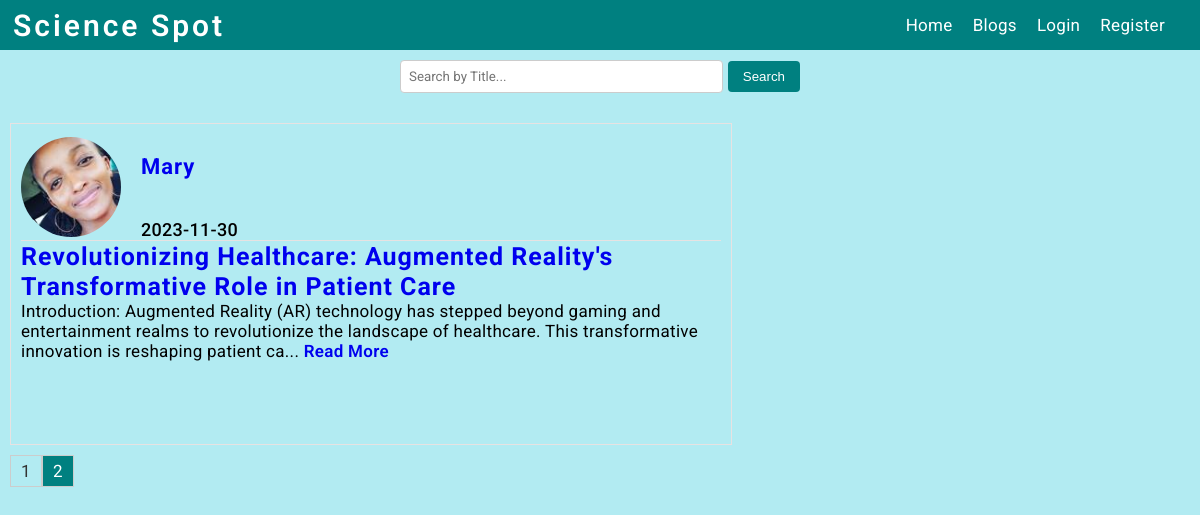
The page /blogs?page=2 on the database as committed earlier.
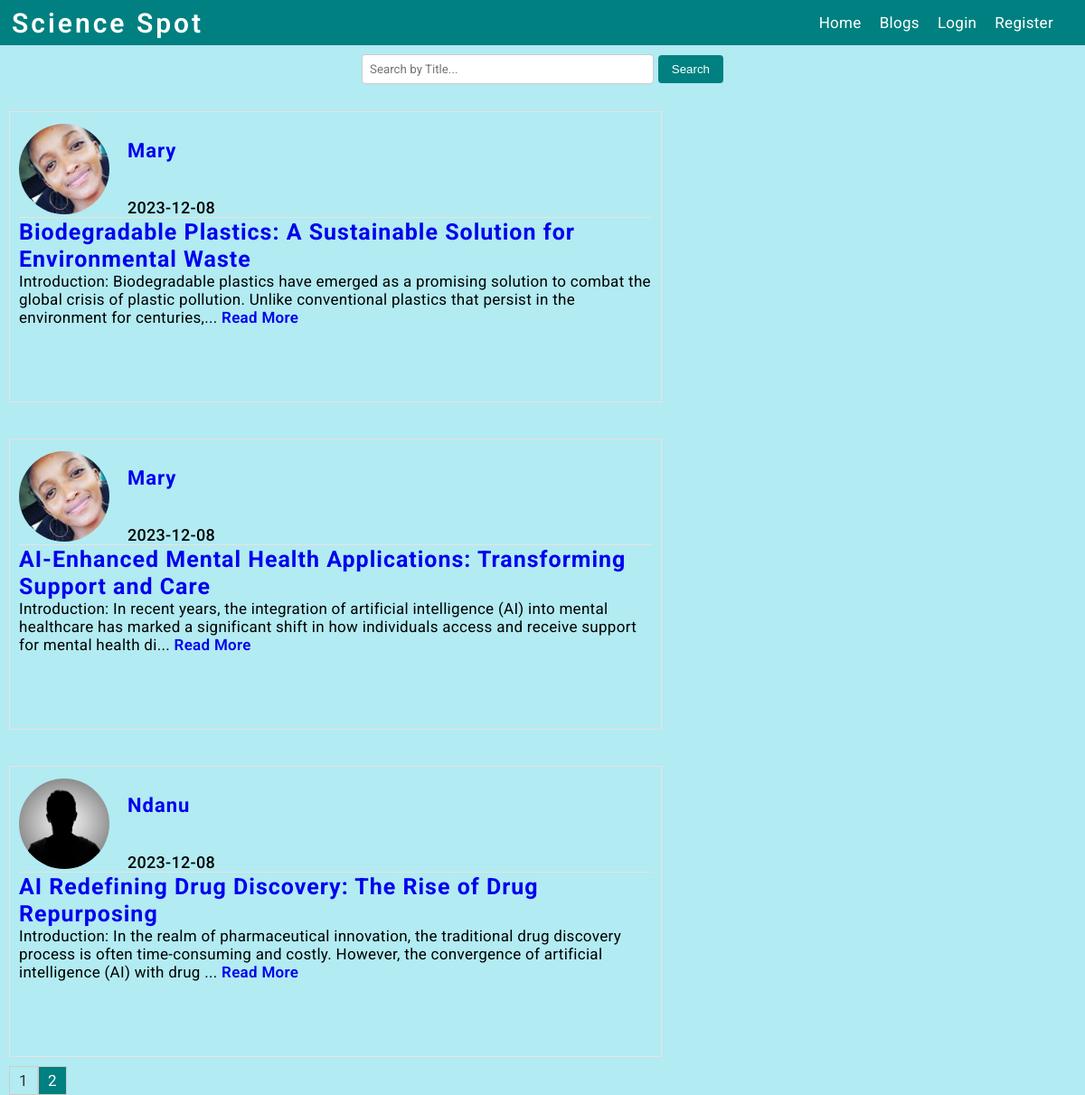
The same page on the database as committed later.
### flaskblog/models.py (models this page shows, shortened)
class Post(db.Model):
    id = db.Column(db.Integer, primary_key=True)
    title = db.Column(db.String(100), nullable=False)
    date_posted = db.Column(db.DateTime, nullable=False, default=datetime.utcnow)
    content = db.Column(db.Text, nullable=False)
    user_id = db.Column(db.Integer, db.ForeignKey('user.id'), nullable=False)
    """How ro represent our post model"""

class User(db.Model, UserMixin):
    id = db.Column(db.Integer, primary_key=True)
    username = db.Column(db.String(20), unique=True, nullable=False)
    email = db.Column(db.String(120), unique=True, nullable=False)
    image_file = db.Column(db.String(20), nullable=False, default='default.jpg')
    password = db.Column(db.String(60), nullable=False)
    posts = db.relationship('Post', backref='author', lazy=True)
    """How ro represent our user model"""

### flaskblog/routes.py (the view)
@app.route("/blogs")
def blogs():
    page = request.args.get('page', 1, type=int)
    posts = Post.query.order_by(Post.date_posted.desc()).paginate(page=page, per_page=4)
    return render_template('blogs.html', posts=posts)

### flaskblog/templates/blogs.html
{% extends 'layout.html' %} {% block content %}
<form class="search-form" action="{{ url_for('search_results') }}" method="GET">
  <input type="text" name="query" placeholder="Search by Title...">
  <button type="submit">Search</button>
</form>
<div class="homediv-container">
  {% for post in posts.items %}
    <div class="homediv">
      <div class="homedivdetails">
        <img class="accountimageclass" src="{{ url_for('static', filename='images/' + post.author.image_file) }}" />
        <div class="user-details">
          <a href="{{ url_for('user_posts', username=post.author.username) }}">{{ post.author.username }}</a>
          <p class="date">{{ post.date_posted.strftime('%Y-%m-%d') }}</p>
        </div>
      </div>
      <hr class="custom-hr">
      <div>
        <p><h2><a href="{{ url_for('post', post_id=post.id) }}" class="teal-title">{{ post.title }}</a></h2></p>
        <p>{{ post.content[:200] }}{% if post.content|length > 200 %}... <a href="{{ url_for('post', post_id=post.id) }}" style="font-weight: 600;">Read More</a>{% endif %}</p>
      </div>
    </div>
  {% endfor %}
</div>
<div class="pagination">
  {% for page_num in posts.iter_pages(left_edge=1, right_edge=1, left_current=1, right_current=2) %}
    {% if page_num %}
      {% if posts.page == page_num %}
        <a href="{{ url_for('blogs', page=page_num) }}" class="current-page">{{ page_num }}</a>
      {% else %}
        <a href="{{ url_for('blogs', page=page_num) }}">{{ page_num }}</a>
      {% endif %}
    {% else %}
      <span class="ellipsis">...</span>
    {% endif %}
  {% endfor %}
</div>
{% endblock content %}

### flaskblog/templates/layout.html (shortened to what this page needs)
<!DOCTYPE html>
<html lang="en">
  <head>
    <link
      rel="stylesheet"
      type="text/css"
      href="{{ url_for('static', filename='navigation.css') }}"
    />
    <link
      rel="stylesheet"
      type="text/css"
      href="{{ url_for('static', filename='styles2.css') }}"
    />
    <link
      rel="stylesheet"
      type="text/css"
      href="{{ url_for('static', filename='style.css') }}"
    />
  </head>
  <body>
    <nav>
      <a href="/" class="logo">Science Spot</a>
      <ul class="navbar">
        <li><a href="{{ url_for('home') }}">Home</a></li>
        <li><a href="{{ url_for('blogs') }}">Blogs</a></li>
        {% if current_user.is_authenticated %}
        <li><a href="{{ url_for('new_post') }}">New Post</a></li>
        <li><a href="{{ url_for('account') }}">Account</a></li>
        <li><a href="{{ url_for('logout') }}">Logout</a></li>
        {% else %}
        <li><a  href="{{ url_for('login') }}">Login</a></li>
        <li><a href="{{ url_for('register') }}">Register</a></li>
        {% endif %}
      </ul>
    </nav>
    <div>
       {% block content %} {% endblock %}
    </div>
  </body>
</html>

### flaskblog/static/navigation.css (style rules this page uses)
* { text-decoration: none; margin: 0; padding: 0; }
nav { background-color: teal; display: flex; justify-content: space-between; align-items: center; padding: 15px; }
.logo { padding: 10px; position: absolute; left: 3px; font-size: 30px; font-weight: 600; color: #fff; letter-spacing: 3px; }
.navbar { position: relative; display: flex; justify-content: space-between; list-style: none; }
.navbar li { text-decoration: none; margin-right: 20px; }
.navbar li a { color: #fff; }

### flaskblog/static/style.css (style rules this page uses)
body { background: #B2EBF2; font-size: 17px; letter-spacing: 0.3px; font-family: roboto, sans-serif; }
input[type='text'], input[type='email'], input[type='password'] { width: 100%; padding: 10px; border-radius: 5px; border: 1px solid #ccc; font-family: roboto; }
.accountimageclass { border-radius: 50%; width: 100px; height: 100px; object-fit: cover; }
.homediv-container { display: flex; flex-wrap: wrap; gap: 20px; }
.homediv { margin-top: 20px; margin-left: 10px; padding: 10px; width: 700px; height: 300px; border: 1px solid rgb(231, 226, 226); }
.homedivdetails { display: flex; align-items: center; }
.user-details { display: flex; flex-direction: column; margin-left: 20px; }
.user-details a { padding-top: 20px; text-decoration: none; font-weight: bold; font-size: 22px; letter-spacing: 1px; margin-bottom: 10px; }
.user-details > p { margin-top: 30px; }
.date { font-size: 18px; font-weight: 500; }
.custom-hr { border: none; border-top: 1px solid rgb(231, 226, 226); margin-left: 0; margin-right: 0; width: 100%; display: block; }
.pagination { display: flex; margin-left: 10px; margin-top: 10px; }
.pagination a { display: inline-block; width: 30px; height: 30px; text-align: center; line-height: 30px; border: 1px solid #ccc; text-decoration: none; color: #333; }
.pagination a.current-page { background-color: teal; color: white; }
.search-form { display: flex; align-items: center; margin: 10px auto ; width: 400px; }
.search-form input[type="text"] { padding: 8px; border-radius: 4px; border: 1px solid #ccc; margin-right: 5px; }
.search-form button { padding: 8px 15px; border-radius: 4px; border: none; background-color: teal; color: white; cursor: pointer; }
.search-form { display: flex; align-items: center; }
h2 a.teal-title { letter-spacing: 1px; font-size: 25px; font-weight: 700; }

Rows that differ between the two databases and show on the page:
removed Post: image_file (picture), author.username "Mary", date_posted "2023-11-30", title "Revolutionizing Healthcare: Augmented Reality's Transformative Role in Patient Care", content "Introduction: Augmented Reality (AR) technology has stepped beyond gaming and entertainment realms to revolutionize the landscape of healthcare. This transformative innovation is reshaping patient ca"
added Post: image_file (picture), author.username "Mary", date_posted "2023-12-08", title "Biodegradable Plastics: A Sustainable Solution for Environmental Waste", content "Introduction: Biodegradable plastics have emerged as a promising solution to combat the global crisis of plastic pollution. Unlike conventional plastics that persist in the environment for centuries,"
added Post: image_file (picture), author.username "Mary", date_posted "2023-12-08", title "AI-Enhanced Mental Health Applications: Transforming Support and Care", content "Introduction: In recent years, the integration of artificial intelligence (AI) into mental healthcare has marked a significant shift in how individuals access and receive support for mental health di"
added Post: image_file (placeholder picture), author.username "Ndanu", date_posted "2023-12-08", title "AI Redefining Drug Discovery: The Rise of Drug Repurposing", content "Introduction: In the realm of pharmaceutical innovation, the traditional drug discovery process is often time-consuming and costly. However, the convergence of artificial intelligence (AI) with drug"
